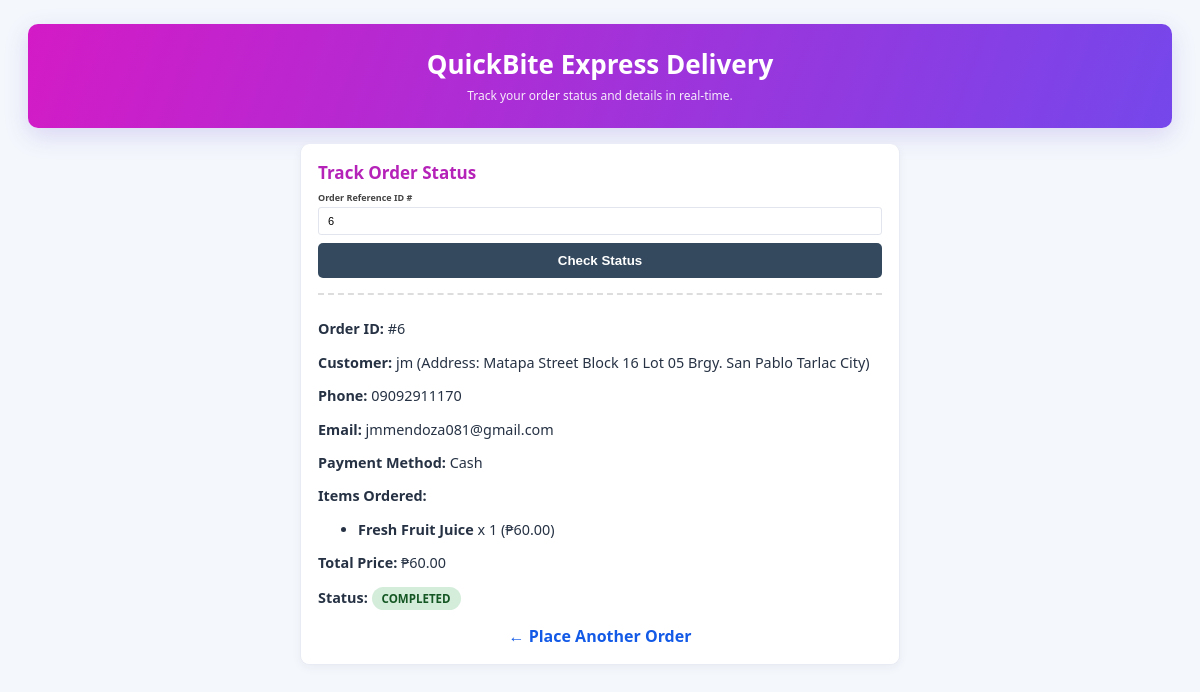
/track_order.php?order_id=6, run on the app's committed database.
### tables this page shows
CREATE TABLE `order_items` (
  `item_id` int(11) NOT NULL,
  `order_id` int(11) NOT NULL,
  `product_id` int(11) NOT NULL,
  `quantity` int(11) NOT NULL,
  `unit_price` decimal(10,2) NOT NULL,
  `customization_note` varchar(255) DEFAULT NULL
);

CREATE TABLE `orders` (
  `order_id` int(11) NOT NULL,
  `customer_name` varchar(100) NOT NULL,
  `customer_email` varchar(100) DEFAULT NULL,
  `phone_number` varchar(20) NOT NULL,
  `order_type` enum('Dine-In','Takeout','Delivery') DEFAULT 'Dine-In',
  `payment_method` enum('Cash','GCash','Credit/Debit Card') DEFAULT 'Cash',
  `total_amount` decimal(10,2) NOT NULL DEFAULT 0.00,
  `order_status` enum('Pending','Processing','Completed','Cancelled') DEFAULT 'Pending',
  `order_date` timestamp NOT NULL DEFAULT current_timestamp()
);

CREATE TABLE `products` (
  `product_id` int(11) NOT NULL,
  `category_id` int(11) NOT NULL,
  `product_name` varchar(150) NOT NULL,
  `price` decimal(10,2) NOT NULL,
  `stock_quantity` int(11) NOT NULL DEFAULT 0,
  `status` enum('Available','Out of Stock') DEFAULT 'Available',
  `created_at` timestamp NOT NULL DEFAULT current_timestamp()
);

### track_order.php (the view, shortened to what this page needs)
<?php
$db = (new Database())->getConnection();
$errors = [];
$trackedOrderItems = [];
$searchOrderId = filter_input(INPUT_GET, 'order_id', FILTER_VALIDATE_INT);
if ($searchOrderId && $searchOrderId > 0) {
    $trackStmt = $db->prepare("
        SELECT o.*, oi.quantity, oi.unit_price, oi.customization_note, p.product_name
        FROM orders o
        JOIN order_items oi ON o.order_id = oi.order_id
        JOIN products p ON oi.product_id = p.product_id
        WHERE o.order_id = ?
    ");
    $trackStmt->execute([$searchOrderId]);
    $trackedOrderItems = $trackStmt->fetchAll();
} elseif (isset($_GET['order_id'])) {
    $errors[] = "Please enter a valid numeric Order ID.";
}
?>
<!DOCTYPE html>
<html lang="en">
<head>
    <link rel="stylesheet" href="style.css">
</head>
<body>
<div class="main-header">
    <h1>QuickBite Express Delivery</h1>
    <p>Track your order status and details in real-time.</p>
</div>
<div style="max-width: 600px; margin: 0 auto;">
    <div class="card">
        <h2>Track Order Status</h2>
        <form method="GET" action="track_order.php">
            <div class="form-group">
                <label>Order Reference ID #</label>
                <input type="number" name="order_id" placeholder="e.g. 1" value="<?= htmlspecialchars($searchOrderId ?: '') ?>" required>
            </div>
            <button type="submit" class="btn-track">Check Status</button>
        </form>
        <?php if (!empty($trackedOrderItems)): ?>
            <?php $firstRow = $trackedOrderItems[0]; ?>
            <div style="border-top: 2px dashed #ddd; margin-top: 15px; padding-top: 10px; font-size: 0.9em;">
                <p><strong>Order ID:</strong> #<?= $firstRow['order_id'] ?></p>
                <p><strong>Customer:</strong> <?= htmlspecialchars($firstRow['customer_name']) ?></p>
                <p><strong>Phone:</strong> <?= htmlspecialchars($firstRow['phone_number']) ?></p>
                <?php if (!empty($firstRow['customer_email'])): ?>
                    <p><strong>Email:</strong> <?= htmlspecialchars($firstRow['customer_email']) ?></p>
                <?php endif; ?>
                <p><strong>Payment Method:</strong> <?= htmlspecialchars($firstRow['payment_method']) ?></p>
                <p><strong>Items Ordered:</strong></p>
                <ul>
                    <?php foreach ($trackedOrderItems as $tItem): ?>
                        <li>
                            <strong><?= htmlspecialchars($tItem['product_name']) ?></strong> x <?= $tItem['quantity'] ?> (₱<?= number_format($tItem['unit_price'] * $tItem['quantity'], 2) ?>)
                        </li>
                    <?php endforeach; ?>
                </ul>
                <p><strong>Total Price:</strong> ₱<?= number_format($firstRow['total_amount'], 2) ?></p>
                <p>
                    <strong>Status:</strong>
                    <span class="status-badge status-<?= $firstRow['order_status'] ?>">
                        <?= $firstRow['order_status'] ?>
                    </span>
                </p>
            </div>
        <?php endif; ?>
        <div style="margin-top: 15px; text-align: center;">
            <a href="order_form.php" style="color: var(--primary-orange); text-decoration: none; font-weight: bold;">← Place Another Order</a>
        </div>
    </div>
</div>
</body>
</html>

### style.css (style rules this page uses)
:root { --primary-orange: #135ae7; --dark-brown: #e12ade; --bg-cream: #fbf8f3; }
body { font-family: 'Segoe UI', Tahoma, Geneva, Verdana, sans-serif; margin: 0; padding: 20px; background-color: #f0ece1; color: #333; }
.main-header { text-align: center; background: linear-gradient(135deg, var(--dark-brown), var(--primary-orange)); color: #fff; padding: 25px; border-radius: 12px; margin-bottom: 25px; box-shadow: 0 4px 12px rgba(0,0,0,0.15); }
.main-header h1 { margin: 0; font-size: 2.2em; letter-spacing: 1px; }
.main-header p { margin: 5px 0 0; opacity: 0.9; }
.card { background: #fff; padding: 20px; border-radius: 10px; box-shadow: 0 2px 10px rgba(0,0,0,0.08); margin-bottom: 20px; border-top: 4px solid var(--primary-orange); }
.card h2 { margin-top: 0; color: var(--dark-brown); font-size: 1.3em; border-bottom: 2px solid #f0f0f0; padding-bottom: 8px; }
.form-group { margin-bottom: 12px; }
label { display: block; margin-bottom: 4px; font-weight: 600; font-size: 0.85em; color: #444; }
input[type="text"], input[type="email"], input[type="tel"], input[type="number"], select, textarea { width: 100%; padding: 9px; box-sizing: border-box; border: 1px solid #ccc; border-radius: 5px; font-size: 0.9em; }
.btn-track { background-color: #34495e; color: white; border: none; padding: 10px; border-radius: 5px; width: 100%; cursor: pointer; font-weight: bold; }
.status-badge { display: inline-block; padding: 4px 10px; border-radius: 12px; font-weight: bold; font-size: 0.8em; text-transform: uppercase; }
.status-Completed { background: #d4edda; color: #155724; }
:root { --ink: #263244; --muted: #8792a5; --line: #e8ebf3; --violet: #7046e8; --pink: #d51cc9; --surface: #ffffff; }
body { padding: 24px 28px 44px; background: #f4f7fc; color: var(--ink); font-family: "Trebuchet MS", "Segoe UI", sans-serif; }
.main-header { max-width: 1180px; margin: 0 auto 16px; padding: 22px 28px 24px; border-radius: 10px; background: linear-gradient(110deg, #d31bc6, #7547eb); box-shadow: 0 8px 24px rgba(93, 65, 206, .18); }
.main-header h1 { font-size: 26px; letter-spacing: 0; }
.main-header p { font-size: 12px; }
.card { padding: 17px; border: 1px solid var(--line); border-top: 0; border-radius: 9px; box-shadow: 0 3px 10px rgba(44, 57, 82, .05); }
.card h2 { margin-bottom: 7px; padding: 0; border: 0; color: #b522b8; font-size: 17px; }
.form-group { margin-bottom: 8px; }
label { margin-bottom: 3px; font-size: 9px; }
input[type="text"], input[type="email"], input[type="tel"], input[type="number"], select, textarea { padding: 7px 9px; border-color: #e2e5ed; border-radius: 3px; font-size: 11px; }

### data on the page
order_items: order.order_id "6", order.customer_name "jm (Address: Matapa Street Block 16 Lot 05 Brgy. San Pablo Tarlac City)", order.phone_number "09092911170", order.customer_email "jmmendoza081@gmail.com", order.payment_method "Cash", product.product_name "Fresh Fruit Juice", quantity "1", $tItem['unit_price']*$tItem['quantity'] "60.00", order.total_amount "60.00", order.order_status "COMPLETED"
